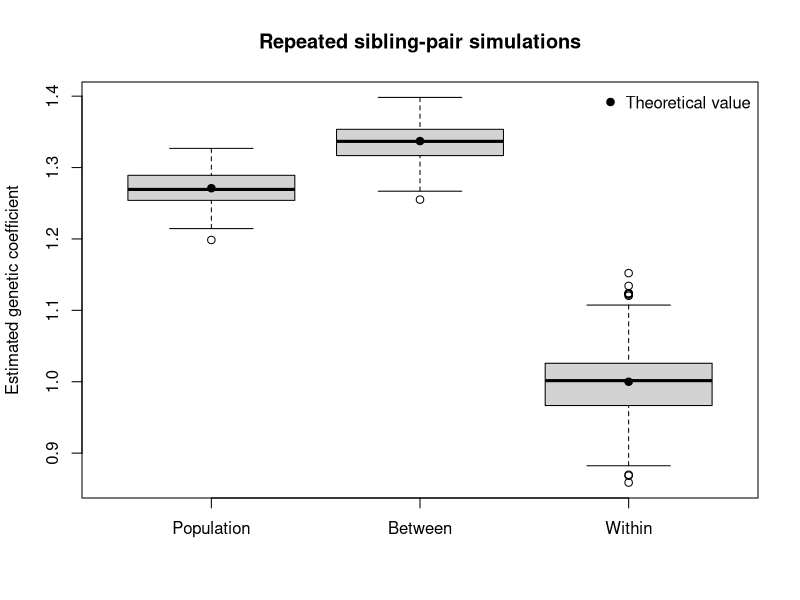
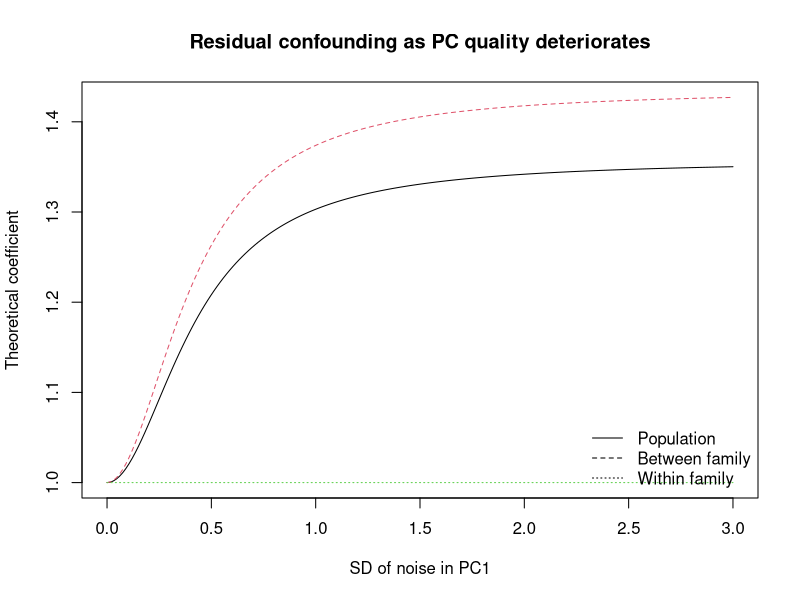

Write the R code that produced these figures, in order.
## ---- chunk 1
library(dplyr)
## ---- chunk 2
simulate_sibling_data <- function(
    n_families = 5000,
    prop_pop2 = 0.50,
    p_pop1 = 0.20,
    p_pop2 = 0.60,
    env_pop1 = 0,
    env_pop2 = 1,
    beta_g = 1,
    noise_sd = 1,
    pc_sd = 0.75,
    seed = NULL
) {
  if (!is.null(seed)) {
    set.seed(seed)
  }

  stopifnot(
    n_families > 1,
    prop_pop2 > 0, prop_pop2 < 1,
    p_pop1 > 0, p_pop1 < 1,
    p_pop2 > 0, p_pop2 < 1,
    noise_sd >= 0,
    pc_sd >= 0
  )

  # Family population membership: 0 = population 1, 1 = population 2.
  pop2 <- rbinom(n_families, size = 1, prob = prop_pop2)
  allele_frequency <- ifelse(pop2 == 1, p_pop2, p_pop1)

  # Random mating within population. Parental genotypes are generated under HWE.
  mother_g <- rbinom(n_families, size = 2, prob = allele_frequency)
  father_g <- rbinom(n_families, size = 2, prob = allele_frequency)

  # Each sibling independently receives one randomly selected allele
  # from each parent.
  maternal_allele <- matrix(
    rbinom(
      2 * n_families,
      size = 1,
      prob = rep(mother_g / 2, times = 2)
    ),
    nrow = n_families,
    ncol = 2
  )

  paternal_allele <- matrix(
    rbinom(
      2 * n_families,
      size = 1,
      prob = rep(father_g / 2, times = 2)
    ),
    nrow = n_families,
    ncol = 2
  )

  sibling_g <- maternal_allele + paternal_allele

  fam_mean <- rowMeans(sibling_g)
  centred_g <- sweep(sibling_g, MARGIN = 1, STATS = fam_mean, FUN = "-")

  # A family-level imperfect proxy for population structure.
  pc1_family <- pop2 + rnorm(n_families, mean = 0, sd = pc_sd)

  env_family <- ifelse(pop2 == 1, env_pop2, env_pop1)

  phenotype <- beta_g * sibling_g +
    matrix(rep(env_family, times = 2), nrow = n_families, ncol = 2) +
    matrix(
      rnorm(2 * n_families, mean = 0, sd = noise_sd),
      nrow = n_families,
      ncol = 2
    )

  data.frame(
    family = rep(seq_len(n_families), times = 2),
    sibling = rep(1:2, each = n_families),
    pop2 = rep(pop2, times = 2),
    pc1 = rep(pc1_family, times = 2),
    g = as.vector(sibling_g),
    fam_mean = rep(fam_mean, times = 2),
    centred_geno = as.vector(centred_g),
    env = rep(env_family, times = 2),
    y = as.vector(phenotype)
  )
}


estimate_models <- function(dat) {
  population_model <- lm(y ~ g + pc1, data = dat)

  within_between_model <- lm(
    y ~ fam_mean + centred_geno + pc1,
    data = dat
  )

  # Residual genotype variances after adjustment for the same PC.
  g_resid <- resid(lm(g ~ pc1, data = dat))
  mean_resid <- resid(lm(fam_mean ~ pc1, data = dat))
  centred_resid <- resid(lm(centred_geno ~ pc1, data = dat))

  var_g_resid <- var(g_resid)
  var_mean_resid <- var(mean_resid)
  var_centred_resid <- var(centred_resid)

  weight_between <- var_mean_resid /
    (var_mean_resid + var_centred_resid)

  b_pop <- unname(coef(population_model)["g"])
  b_between <- unname(coef(within_between_model)["fam_mean"])
  b_within <- unname(coef(within_between_model)["centred_geno"])

  c(
    b_pop = b_pop,
    b_between = b_between,
    b_within = b_within,
    weight_between = weight_between,
    reconstructed_pop =
      weight_between * b_between +
      (1 - weight_between) * b_within,
    var_g_resid = var_g_resid,
    var_mean_resid = var_mean_resid,
    var_centred_resid = var_centred_resid
  )
}
## ---- chunk 3
theoretical_coefficients <- function(
    prop_pop2 = 0.50,
    p_pop1 = 0.20,
    p_pop2 = 0.60,
    env_pop1 = 0,
    env_pop2 = 1,
    beta_g = 1,
    pc_sd = 0.75
) {
  q <- prop_pop2
  var_z <- q * (1 - q)

  mean_g_pop1 <- 2 * p_pop1
  mean_g_pop2 <- 2 * p_pop2
  mean_difference_g <- mean_g_pop2 - mean_g_pop1

  cov_g_z <- mean_difference_g * var_z

  mean_within_pop_var_g <-
    (1 - q) * 2 * p_pop1 * (1 - p_pop1) +
    q * 2 * p_pop2 * (1 - p_pop2)

  var_population_means <- mean_difference_g^2 * var_z

  var_g <- mean_within_pop_var_g + var_population_means
  var_fam_mean <- 0.75 * mean_within_pop_var_g +
    var_population_means
  var_centred <- 0.25 * mean_within_pop_var_g

  var_pc <- var_z + pc_sd^2

  cov_g_z_resid <- cov_g_z * pc_sd^2 / var_pc

  var_g_resid <- var_g - cov_g_z^2 / var_pc
  var_fam_mean_resid <- var_fam_mean - cov_g_z^2 / var_pc
  var_centred_resid <- var_centred

  env_difference <- env_pop2 - env_pop1

  b_within <- beta_g

  b_pop <- beta_g +
    env_difference * cov_g_z_resid / var_g_resid

  b_between <- beta_g +
    env_difference * cov_g_z_resid / var_fam_mean_resid

  weight_between <- var_fam_mean_resid /
    (var_fam_mean_resid + var_centred_resid)

  c(
    b_pop = b_pop,
    b_between = b_between,
    b_within = b_within,
    weight_between = weight_between,
    reconstructed_pop =
      weight_between * b_between +
      (1 - weight_between) * b_within,
    var_g_resid = var_g_resid,
    var_fam_mean_resid = var_fam_mean_resid,
    var_centred_resid = var_centred_resid
  )
}
## ---- chunk 4
parameters <- list(
  prop_pop2 = 0.50,
  p_pop1 = 0.20,
  p_pop2 = 0.60,
  env_pop1 = 0,
  env_pop2 = 1,
  beta_g = 1,
  noise_sd = 1,
  pc_sd = 0.75
)

dat <- do.call(
  simulate_sibling_data,
  c(
    list(n_families = 100000, seed = 12345),
    parameters
  )
)

est <- estimate_models(dat)

theory <- do.call(
  theoretical_coefficients,
  parameters[names(parameters) != "noise_sd"]
)

comparison <- data.frame(
  quantity = c(
    "Population coefficient",
    "Between-family coefficient",
    "Within-family coefficient",
    "Between-family variance weight",
    "Weighted reconstruction of population coefficient"
  ),
  theory = unname(theory[c(
    "b_pop",
    "b_between",
    "b_within",
    "weight_between",
    "reconstructed_pop"
  )]),
  simulation = unname(est[c(
    "b_pop",
    "b_between",
    "b_within",
    "weight_between",
    "reconstructed_pop"
  )])
)

knitr::kable(comparison, digits = 4)
## ---- chunk 5
knitr::kable(
  data.frame(
    quantity = names(theory),
    value = unname(theory)
  ),
  digits = 4
)
## ---- chunk 6
run_repeated_simulation <- function(
    n_sim = 200,
    n_families = 2000,
    parameters,
    first_seed = 1000
) {
  result <- t(vapply(
    seq_len(n_sim),
    FUN = function(i) {
      dat_i <- do.call(
        simulate_sibling_data,
        c(
          list(
            n_families = n_families,
            seed = first_seed + i
          ),
          parameters
        )
      )

      estimate_models(dat_i)[c(
        "b_pop",
        "b_between",
        "b_within",
        "weight_between",
        "reconstructed_pop"
      )]
    },
    FUN.VALUE = numeric(5)
  ))

  as.data.frame(result)
}

sim_results <- run_repeated_simulation(
  n_sim = 200,
  n_families = 2000,
  parameters = parameters
)

summary_table <- data.frame(
  coefficient = c(
    "Population",
    "Between family",
    "Within family"
  ),
  theory = unname(theory[c(
    "b_pop",
    "b_between",
    "b_within"
  )]),
  simulation_mean = c(
    mean(sim_results$b_pop),
    mean(sim_results$b_between),
    mean(sim_results$b_within)
  ),
  simulation_sd = c(
    sd(sim_results$b_pop),
    sd(sim_results$b_between),
    sd(sim_results$b_within)
  )
)

summary_table$mean_minus_theory <-
  summary_table$simulation_mean - summary_table$theory

knitr::kable(summary_table, digits = 4)
## ---- chunk 7
boxplot(
  sim_results[c("b_pop", "b_between", "b_within")],
  names = c("Population", "Between", "Within"),
  ylab = "Estimated genetic coefficient",
  main = "Repeated sibling-pair simulations"
)

points(
  x = 1:3,
  y = unname(theory[c("b_pop", "b_between", "b_within")]),
  pch = 19
)

legend(
  "topright",
  legend = "Theoretical value",
  pch = 19,
  bty = "n"
)
## ---- chunk 8
reconstruction_error <-
  sim_results$b_pop - sim_results$reconstructed_pop

c(
  mean_error = mean(reconstruction_error),
  sd_error = sd(reconstruction_error),
  maximum_absolute_error = max(abs(reconstruction_error))
)
## ---- chunk 9
pc_grid <- seq(0, 3, length.out = 200)

theory_by_pc <- t(vapply(
  pc_grid,
  FUN = function(pc_value) {
    theoretical_coefficients(
      prop_pop2 = parameters$prop_pop2,
      p_pop1 = parameters$p_pop1,
      p_pop2 = parameters$p_pop2,
      env_pop1 = parameters$env_pop1,
      env_pop2 = parameters$env_pop2,
      beta_g = parameters$beta_g,
      pc_sd = pc_value
    )[c("b_pop", "b_between", "b_within")]
  },
  FUN.VALUE = numeric(3)
))

matplot(
  pc_grid,
  theory_by_pc,
  type = "l",
  lty = 1:3,
  xlab = "SD of noise in PC1",
  ylab = "Theoretical coefficient",
  main = "Residual confounding as PC quality deteriorates"
)

legend(
  "bottomright",
  legend = c("Population", "Between family", "Within family"),
  lty = 1:3,
  bty = "n"
)
## ---- chunk 10
sessionInfo()
